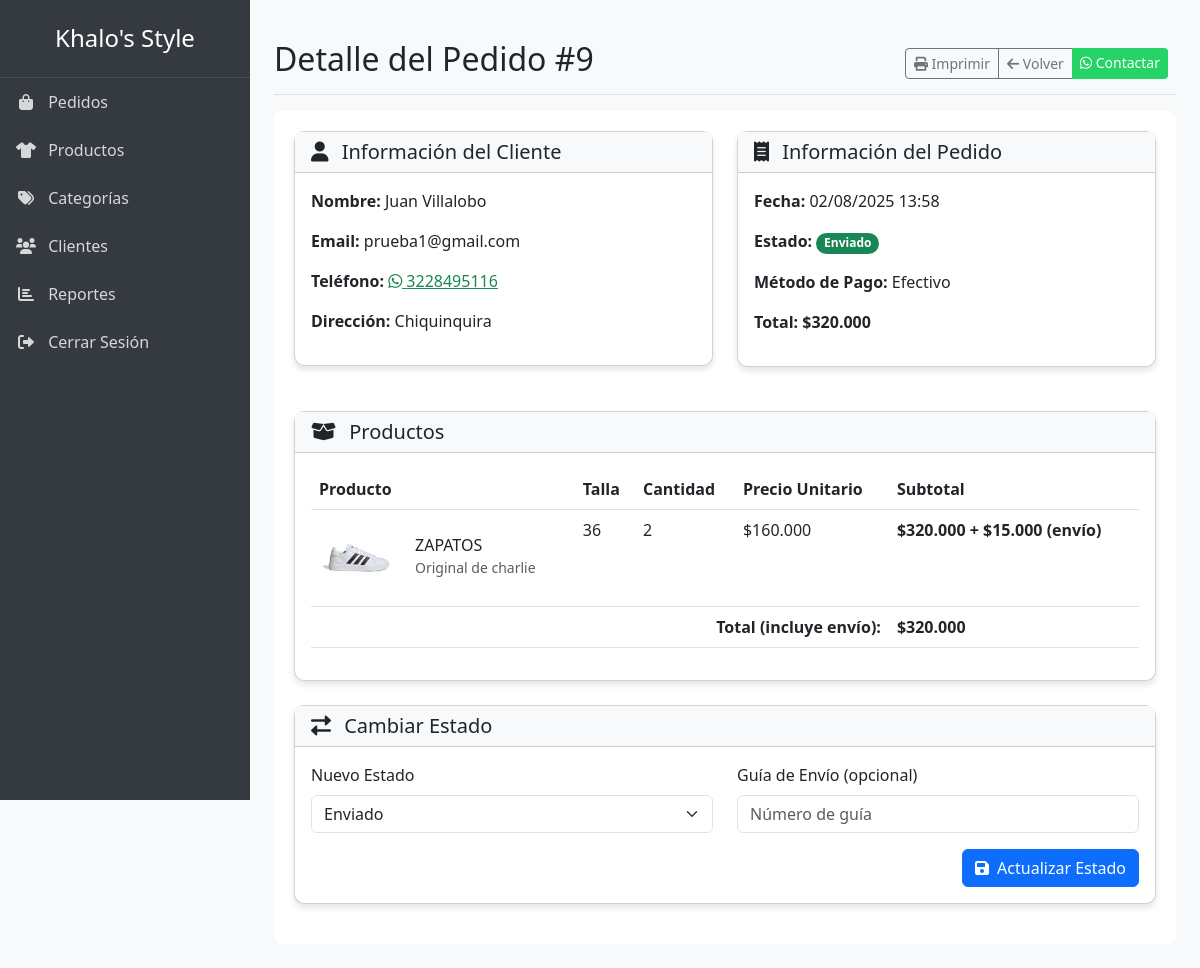
The app's page /store/admin/pedido_detalle.php?id=9 (signed in) with its own data.
### tables this page shows
CREATE TABLE `pedidos` (
  `id` int(11) NOT NULL,
  `usuario_id` int(11) DEFAULT NULL,
  `direccion_envio` varchar(255) DEFAULT NULL,
  `metodo_pago` varchar(20) DEFAULT NULL,
  `notas` text DEFAULT NULL,
  `fecha_pago` datetime DEFAULT NULL,
  `fecha_envio` datetime(6) DEFAULT current_timestamp(6),
  `estado_pago` varchar(20) DEFAULT 'pendiente',
  `fecha_pedido` timestamp NOT NULL DEFAULT current_timestamp(),
  `estado` enum('pendiente','procesando','enviado','completado','cancelado') DEFAULT 'pendiente',
  `total` decimal(10,2) DEFAULT NULL,
  `fecha_cancelacion` datetime DEFAULT NULL,
  `motivo_cancelacion` varchar(255) DEFAULT NULL
);

CREATE TABLE `usuarios` (
  `id` int(11) NOT NULL,
  `nombre` varchar(100) NOT NULL,
  `email` varchar(100) NOT NULL,
  `password` varchar(255) NOT NULL,
  `direccion` text DEFAULT NULL,
  `telefono` varchar(20) DEFAULT NULL,
  `rol` enum('admin','cliente') DEFAULT 'cliente',
  `fecha_registro` timestamp NOT NULL DEFAULT current_timestamp()
);

CREATE TABLE `pedido_items` (
  `id` int(11) NOT NULL,
  `pedido_id` int(11) NOT NULL,
  `producto_id` int(11) NOT NULL,
  `cantidad` int(11) NOT NULL,
  `precio_unitario` decimal(10,2) NOT NULL,
  `subtotal` decimal(10,2) NOT NULL,
  `talla_id` int(11) DEFAULT NULL
);

CREATE TABLE `productos` (
  `id` int(11) NOT NULL,
  `nombre` varchar(255) NOT NULL,
  `descripcion` text DEFAULT NULL,
  `precio_normal` decimal(10,2) NOT NULL,
  `precio_descuento` decimal(10,2) DEFAULT NULL,
  `categoria_id` int(11) DEFAULT NULL,
  `imagen` varchar(255) DEFAULT NULL,
  `imagenes_adicionales` varchar(255) DEFAULT NULL,
  `destacado` tinyint(1) DEFAULT 0,
  `stock` int(11) NOT NULL DEFAULT 0,
  `sku` varchar(50) DEFAULT NULL,
  `fecha_creacion` timestamp NOT NULL DEFAULT current_timestamp(),
  `categoria_talla` varchar(20) NOT NULL DEFAULT 'camisa' COMMENT 'Tipo de talla: camisa, pantalon, zapato',
  `descuento_inicio` datetime DEFAULT NULL,
  `descuento_fin` datetime DEFAULT NULL,
  `activo` tinyint(1) DEFAULT 1
);

CREATE TABLE `tallas` (
  `id` int(11) NOT NULL,
  `nombre` varchar(10) NOT NULL,
  `orden` int(11) DEFAULT 0,
  `categoria_talla` varchar(20) NOT NULL DEFAULT 'camisa' COMMENT 'Tipo de talla: camisa/jeans/zapato'
);

### store/admin/pedido_detalle.php (the view, shortened to what this page needs)
<?php
require_once '../config.php';
$pedido_id = isset($_GET['id']) ? (int)$_GET['id'] : 0;
function formatearPrecio($precio) {
    return '$' . number_format($precio, 0, ',', '.');
}
$stmt = $pdo->prepare("SELECT
    p.*,
    u.nombre as cliente_nombre,
    u.email as cliente_email,
    u.telefono as cliente_telefono,
    u.direccion as cliente_direccion
    FROM pedidos p
    JOIN usuarios u ON p.usuario_id = u.id
    WHERE p.id = ?");
$stmt->execute([$pedido_id]);
$pedido = $stmt->fetch(PDO::FETCH_ASSOC);
$stmt = $pdo->prepare("SELECT
    pi.*,
    pr.nombre as producto_nombre,
    pr.descripcion as producto_descripcion,
    pr.imagen as producto_imagen,
    t.nombre as talla_nombre
    FROM pedido_items pi
    JOIN productos pr ON pi.producto_id = pr.id
    LEFT JOIN tallas t ON pi.talla_id = t.id
    WHERE pi.pedido_id = ?");
$stmt->execute([$pedido_id]);
$productos = $stmt->fetchAll(PDO::FETCH_ASSOC);
$estados = [
    'pendiente' => 'Pendiente',
    'procesando' => 'Procesando',
    'enviado' => 'Enviado',
    'completado' => 'Completado',
    'cancelado' => 'Cancelado'
];
$telefono_cliente = preg_replace('/[^0-9]/', '', $pedido['cliente_telefono']);
$mensaje_whatsapp = rawurlencode("Hola {$pedido['cliente_nombre']}, te contacto respecto a tu pedido #{$pedido_id}:".
                                "\n\n*Productos:*");
foreach($productos as $producto) {
    $talla = isset($producto['talla_nombre']) ? $producto['talla_nombre'] : 'Única';
    $mensaje_whatsapp .= rawurlencode("\n- {$producto['producto_nombre']} ($talla) x{$producto['cantidad']}");
}
$mensaje_whatsapp .= rawurlencode("\n\n*Total:* ".formatearPrecio($pedido['total']).
                                "\n\nPor favor confírmame si esta información es correcta.");
?>
<!DOCTYPE html>
<html lang="es">
<head>
    <link href="https://cdn.jsdelivr.net/npm/bootstrap@5.3.0/dist/css/bootstrap.min.css" rel="stylesheet">
    <link rel="stylesheet" href="https://cdnjs.cloudflare.com/ajax/libs/font-awesome/6.0.0/css/all.min.css">
</head>
<body>
    <div class="sidebar" id="sidebar">
        <div class="sidebar-brand">
            <h1 class="h4 mb-0">Khalo's Style</h1>
        </div>
        <ul class="sidebar-nav">
            <li>
                <a href="pedidos.php" class="<?= basename($_SERVER['PHP_SELF']) == 'pedidos.php' ? 'active' : '' ?>">
                    <i class="fas fa-shopping-bag"></i> Pedidos
                </a>
            </li>
            <li>
                <a href="productos.php" class="<?= basename($_SERVER['PHP_SELF']) == 'productos.php' ? 'active' : '' ?>">
                    <i class="fas fa-tshirt"></i> Productos
                </a>
            </li>
            <li>
                <a href="categorias.php" class="<?= basename($_SERVER['PHP_SELF']) == 'categorias.php' ? 'active' : '' ?>">
                    <i class="fas fa-tags"></i> Categorías
                </a>
            </li>
            <li>
                <a href="clientes.php" class="<?= basename($_SERVER['PHP_SELF']) == 'clientes.php' ? 'active' : '' ?>">
                    <i class="fas fa-users"></i> Clientes
                </a>
            </li>
            <li>
                <a href="reportes.php" class="<?= basename($_SERVER['PHP_SELF']) == 'reportes.php' ? 'active' : '' ?>">
                    <i class="fas fa-chart-bar"></i> Reportes
                </a>
            </li>
            <li>
                <a href="../logout.php">
                    <i class="fas fa-sign-out-alt"></i> Cerrar Sesión
                </a>
            </li>
        </ul>
    </div>
    <div class="main-content">
        <div class="container-fluid">
            <div class="row">
                <main class="col-md-12 px-md-4 py-4">
                    <div class="d-flex justify-content-between flex-wrap flex-md-nowrap align-items-center pt-3 pb-2 mb-3 border-bottom">
                        <h1 class="h2">Detalle del Pedido #<?= $pedido_id ?></h1>
                        <div class="btn-toolbar mb-2 mb-md-0 no-print">
                            <div class="btn-group me-2">
                                <button onclick="window.print()" class="btn btn-sm btn-outline-secondary">
                                    <i class="fas fa-print"></i> Imprimir
                                </button>
                                <a href="pedidos.php" class="btn btn-sm btn-outline-secondary">
                                    <i class="fas fa-arrow-left"></i> Volver
                                </a>
                                <a href="https://wa.me/<?= $telefono_cliente ?>?text=<?= $mensaje_whatsapp ?>"
                                   class="btn btn-sm whatsapp-btn" target="_blank">
                                    <i class="fab fa-whatsapp"></i> Contactar
                                </a>
                            </div>
                        </div>
                    </div>
                    <div class="print-area">
                        <div class="row mb-4">
                            <div class="col-md-6">
                                <div class="card">
                                    <div class="card-header bg-light">
                                        <h5 class="mb-0"><i class="fas fa-user me-2"></i> Información del Cliente</h5>
                                    </div>
                                    <div class="card-body">
                                        <p><strong>Nombre:</strong> <?= htmlspecialchars($pedido['cliente_nombre']) ?></p>
                                        <p><strong>Email:</strong> <?= htmlspecialchars($pedido['cliente_email']) ?></p>
                                        <p><strong>Teléfono:</strong>
                                            <a href="https://wa.me/<?= $telefono_cliente ?>" class="text-success" target="_blank">
                                                <i class="fab fa-whatsapp"></i> <?= htmlspecialchars($pedido['cliente_telefono']) ?>
                                            </a>
                                        </p>
                                        <p><strong>Dirección:</strong> <?= htmlspecialchars($pedido['direccion_envio'] ?? $pedido['cliente_direccion']) ?></p>
                                    </div>
                                </div>
                            </div>
                            <div class="col-md-6">
                                <div class="card">
                                    <div class="card-header bg-light">
                                        <h5 class="mb-0"><i class="fas fa-receipt me-2"></i> Información del Pedido</h5>
                                    </div>
                                    <div class="card-body">
                                        <p><strong>Fecha:</strong> <?= date('d/m/Y H:i', strtotime($pedido['fecha_pedido'])) ?></p>
                                        <p><strong>Estado:</strong>
                                            <span class="badge rounded-pill badge-<?= $pedido['estado'] ?>">
                                                <?= $estados[$pedido['estado']] ?>
                                            </span>
                                        </p>
                                        <p><strong>Método de Pago:</strong> <?= ucfirst($pedido['metodo_pago']) ?></p>
                                        <p><strong>Total:</strong> <span class="fw-bold"><?= formatearPrecio($pedido['total']) ?></span></p>
                                    </div>
                                </div>
                            </div>
                        </div>
                        <div class="card mb-4">
                            <div class="card-header bg-light">
                                <h5 class="mb-0"><i class="fas fa-box-open me-2"></i> Productos</h5>
                            </div>
                            <div class="card-body">
                                <div class="table-responsive">
                                    <table class="table">
                                        <thead>
                                            <tr>
                                                <th>Producto</th>
                                                <th>Talla</th>
                                                <th>Cantidad</th>
                                                <th>Precio Unitario</th>
                                                <th>Subtotal</th>
                                            </tr>
                                        </thead>
                                        <tbody>
                                            <?php foreach($productos as $producto): ?>
                                                <tr>
                                                    <td>
                                                        <div class="d-flex align-items-center">
                                                            <a href="../assets/img/productos/<?= htmlspecialchars($producto['producto_imagen']) ?>"
                                                               target="_blank"
                                                               class="producto-img-link me-3"
                                                               title="Ver imagen ampliada">
                                                                <img src="../assets/img/productos/<?= htmlspecialchars($producto['producto_imagen']) ?>"
                                                                     class="producto-img"
                                                                     alt="<?= htmlspecialchars($producto['producto_nombre']) ?>">
                                                            </a>
                                                            <div>
                                                                <h6 class="mb-0"><?= htmlspecialchars($producto['producto_nombre']) ?></h6>
                                                                <small class="text-muted"><?= htmlspecialchars($producto['producto_descripcion']) ?></small>
                                                            </div>
                                                        </div>
                                                    </td>
                                                    <td><?= $producto['talla_nombre'] ?? 'Única' ?></td>
                                                    <td><?= $producto['cantidad'] ?></td>
                                                    <td><?= formatearPrecio($producto['precio_unitario']) ?></td>
                                                    <td class="fw-bold"><?= formatearPrecio($producto['subtotal']) ?> + <?= formatearPrecio(15000) ?> (envío)</td>
                                                </tr>
                                            <?php endforeach; ?>
                                        </tbody>
                                        <tfoot>
                                            <tr>
                                                <td colspan="4" class="text-end fw-bold">Total (incluye envío):</td>
                                                <td class="fw-bold"><?= formatearPrecio($pedido['total']) ?></td>
                                            </tr>
                                        </tfoot>
                                    </table>
                                </div>
                            </div>
                        </div>
                        <div class="card no-print">
                            <div class="card-header bg-light">
                                <h5 class="mb-0"><i class="fas fa-exchange-alt me-2"></i> Cambiar Estado</h5>
                            </div>
                            <div class="card-body">
                                <form method="POST" action="actualizar_estado_pedido.php">
                                    <div class="row mb-3">
                                        <div class="col-md-6">
                                            <label class="form-label">Nuevo Estado</label>
                                            <select name="nuevo_estado" class="form-select" required>
                                                <?php foreach($estados as $valor => $texto): ?>
                                                    <option value="<?= $valor ?>" <?= $pedido['estado'] == $valor ? 'selected' : '' ?>>
                                                        <?= $texto ?>
                                                    </option>
                                                <?php endforeach; ?>
                                            </select>
                                        </div>
                                        <div class="col-md-6">
                                            <label class="form-label">Guía de Envío (opcional)</label>
                                            <input type="text" name="guia_envio" class="form-control" placeholder="Número de guía">
                                        </div>
                                    </div>
                                    <div class="d-flex justify-content-end">
                                        <button type="submit" name="cambiar_estado" class="btn btn-primary">
                                            <i class="fas fa-save me-1"></i> Actualizar Estado
                                        </button>
                                    </div>
                                </form>
                            </div>
                        </div>
                    </div>
                </main>
            </div>
        </div>
    </div>
</body>
</html>

### records on screen
pedidos: usuario.nombre "Juan Villalobo", usuario.email "prueba1@gmail.com", usuario.telefono "3228495116", direccion_envio "Chiquinquira", fecha_pedido "02/08/2025 13:58", estado "Enviado", metodo_pago "Efectivo", total "$320.000", nuevo_estado "Enviado"
pedido_items: producto.imagen (picture), producto.nombre "ZAPATOS", producto.descripcion "Original de charlie", talla.nombre "36", cantidad "2", precio_unitario "$160.000", subtotal "$320.000"

### other values on screen
$pedido_id "9"
